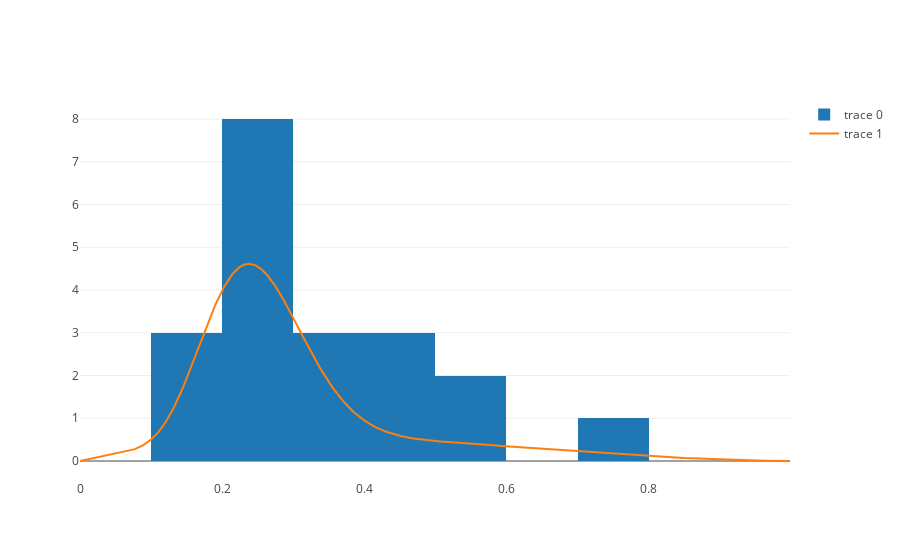

The notebook cell this image was saved under:
### Code cell
q, alpha1, beta1, alpha2, beta2 = 0.3, 2, 3, 10, 30
sample_q = np.random.uniform(0, 1, 20)
sample = np.zeros(20)
cnt_1 = (sample_q < q).sum()
sample[:cnt_1] = np.random.beta(alpha1, beta1, cnt_1)
sample[cnt_1:] = np.random.beta(alpha2, beta2, 20 - cnt_1)
lens = np.random.randint(20, 500, 20)
cnt_1 = np.zeros((20,))

for i, theta in enumerate(sample):
    cnt_1[i] = (np.random.uniform(0.0, 1.0, lens[i]) < theta).sum()

x = []
y = []
for i in np.arange(0.0, 1.0, 0.001):
    x.append(i)
    y.append(q*scipy.stats.beta.pdf(i, alpha1, beta1) + (1 - q)*scipy.stats.beta.pdf(i, alpha2, beta2))

iplot([go.Histogram(x=cnt_1/lens), go.Scatter(x=x, y=y, mode='lines')])

### Figure 1 — Plotly figure (JSON) as saved in the notebook; plotly's stock layout.template omitted (floating-point values rounded to 4 significant figures; data arrays with more than 128 entries replaced by an {"elided": "..."} marker saying what was removed)
{"data": [{"type": "histogram", "x": [0.5973, 0.7199, 0.1652, 0.5403, 0.4571, 0.4686, 0.1761, 0.2713, 0.2038, 0.2939, 0.2241, 0.4241, 0.2451, 0.2437, 0.2609, 0.3187, 0.1606, 0.3067, 0.2612, 0.3057]}, {"mode": "lines", "type": "scatter", "x": {"elided": "1000 float values"}, "y": {"elided": "1000 float values"}}], "layout": {}}
